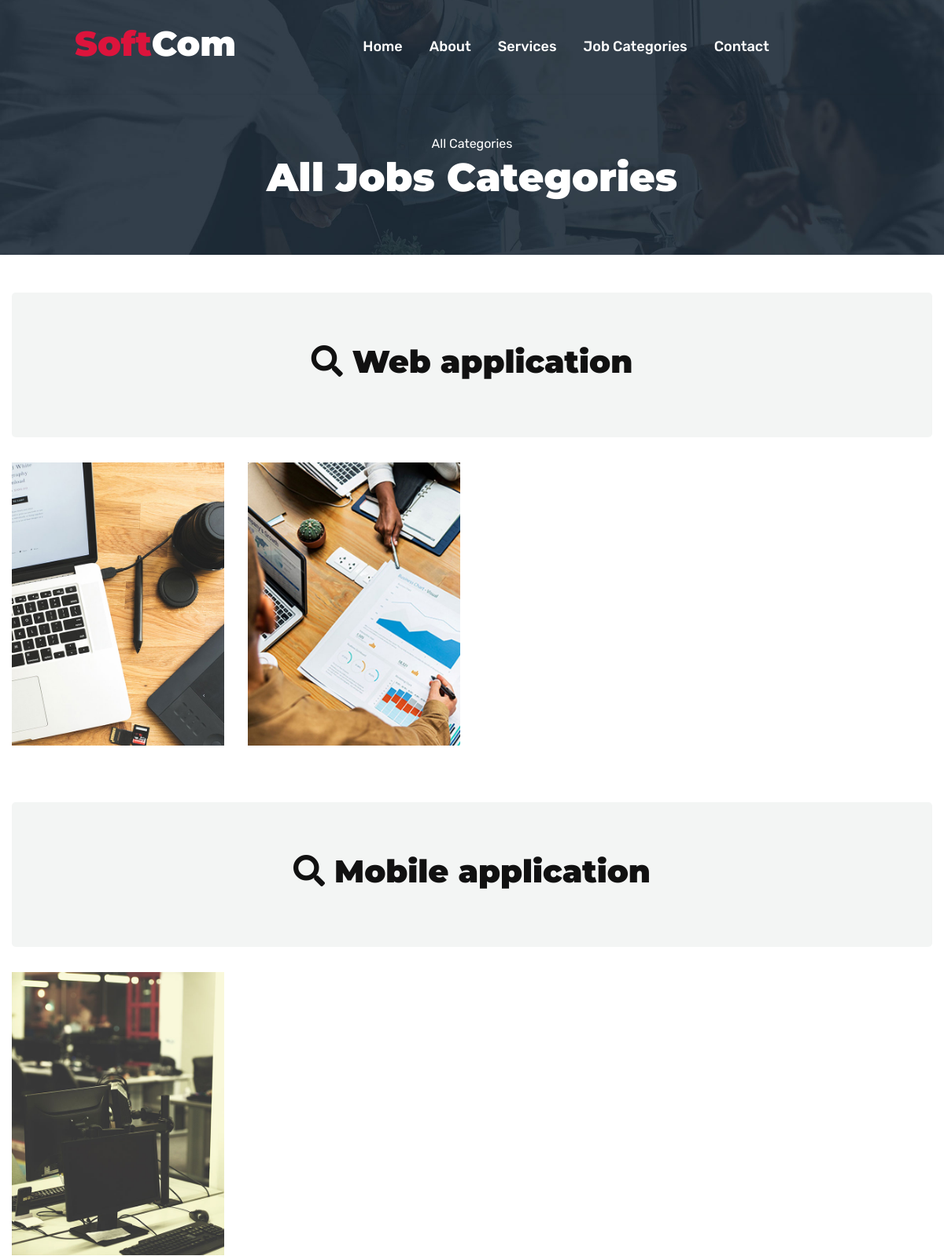
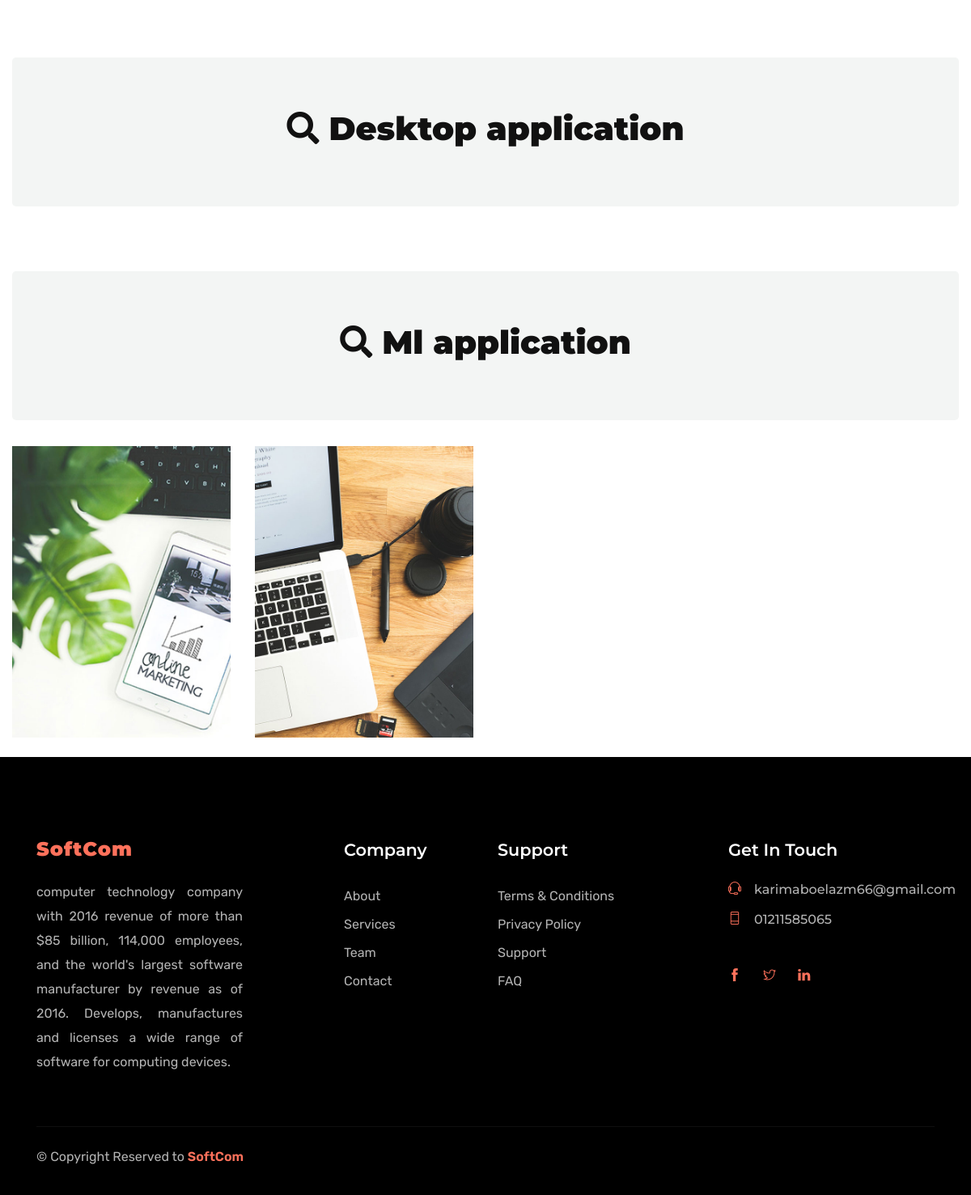
/all-categories/, run on the app's committed database (2 pictures, top to bottom).
### STARTUP/models.py (models this page shows, shortened)
class Job_Categories(models.Model):
    category    = models.CharField(max_length=200)
    def __str__(self):
        return self.category.capitalize()

class Projects_had_done(models.Model):
    category    = models.ForeignKey(Job_Categories,on_delete=models.CASCADE)
    title       = models.CharField(max_length=255)
    details     = models.TextField()
    image       = models.ImageField(upload_to='pro_had_finished/')
    slug        = models.SlugField(null=True,blank=True)
    client      = models.CharField(max_length=225)
    start_date  = models.DateTimeField(null=True, blank=True)
    end_date    = models.DateTimeField(null=True, blank=True)
    project_url = models.URLField(null=True, blank=True)

class Company(models.Model):
    title       = models.CharField(max_length=200)
    description = models.TextField()
    country     = models.CharField(max_length=100)
    privacy     = models.CharField(max_length=100)
    city        = models.CharField(max_length=100)
    phone_No    = models.CharField(max_length=15)
    email       = models.EmailField()
    fb_link     = models.URLField(blank=True)
    tw_link     = models.URLField(blank=True)
    ln_link     = models.URLField(blank=True)
    define_video= models.FileField(upload_to='videos/', blank=True ,null=True,
                                    validators=[FileExtensionValidator(allowed_extensions=['MOV','avi','mp4','webm','mkv'])])
    def __str__(self):
        return self.title

### STARTUP/views.py (the view)
# urls.py: path('all-categories/', CategoryView.as_view(), name='category'),
class CategoryView(TemplateView):
    template_name = 'category_pages/category.html'
    def get_context_data(self, **kwargs):
        context = super().get_context_data(**kwargs)
        context["com"] = Company.objects.latest('pk')
        context["categories"] = Job_Categories.objects.all()
        context["bg"] = Site_bg_Images.objects.latest('pk')
        return context

### STARTUP/templates/category_pages/category.html (shortened to what this page needs)
{% extends 'base2.html' %}
{% load static %}
{% block header2_content %}
<span class="text-white">All Categories</span>
<h1 class="text-capitalize mb-5 text-lg">All Jobs Categories</h1>
{% endblock header2_content %}
{% block content2 %}
{% for cat in categories  %}
<div class="container-fluid mt-5">
    <div class="jumbotron">
        <h1 class="text-center"><i class="fa fa-search" aria-hidden="true"></i> {{cat}}</h1>
    </div>
    {% if cat.projects_had_done.all|length|divisibleby:"4" %}
    <div class="row flex ">
        {% for pro in cat.projects_had_done_set.all %}
        <div class="col-lg-3 col-md-6">
            <div class="portflio-item position-relative mb-4">
                <a class="thumbnail" href="{% url 'startup:project_done_details' pro.slug %}">
                    <img src="{{pro.image.url}}" alt="" class="img-fluid w-100">
                </a>
            </div>
        </div>
        {% endfor %}
    </div>
    {% endif %}
</div>
{% endfor %}
{% endblock content2 %}

### templates/base2.html (shortened to what this page needs)
{% load static%}
<!DOCTYPE html>
<html lang="en">
	<head>
		{% include "snippets/head.html" %}
	</head>
	<body>
        {% include "snippets/navbar_secondary.html" %}
        <section class="page-title bg-1">
            <div class="container">
              <div class="row">
                <div class="col-md-12">
                  <div class="block text-center">
                    {% block header2_content %}
                    {% endblock header2_content %}
                  </div>
                </div>
              </div>
            </div>
          </section>
		{% block content2 %}
		{% endblock content2 %}
		{% include "snippets/footer.html" %}
	</body>
</html>

### templates/snippets/head.html (shortened to what this page needs)
{% load static %}
  <link rel="stylesheet" href="{% static '' %}plugins/bootstrap/css/bootstrap.min.css">
  <link rel="stylesheet" href="{% static '' %}plugins/themify/css/themify-icons.css">
  <link rel="stylesheet" href="{% static '' %}plugins/fontawesome/css/all.css">
  <link rel="stylesheet" href="{% static '' %}plugins/magnific-popup/dist/magnific-popup.css">
  <link rel="stylesheet" href="{% static '' %}plugins/animate-css/animate.css">
  <link rel="stylesheet" href="{% static '' %}plugins/slick-carousel/slick/slick.css">
  <link rel="stylesheet" href="{% static '' %}plugins/slick-carousel/slick/slick-theme.css">
  <link rel="stylesheet" href="{% static '' %}css/style.css">

### templates/snippets/navbar_secondary.html (shortened to what this page needs)
{% load static %}
<nav class="navbar navbar-expand-lg  py-4 navigation header-padding nav-text-white" id="navbar">
	<div class="container-fluid">
		<a class="navbar-brand" href="index.html">
		<h2><span style="color:crimson">Soft</span><span style="color: white">Com</span></h2>
		</a>
		<div class="collapse navbar-collapse text-center" id="navbarsExample09">
		<ul class="navbar-nav m-auto">
			<li class="nav-item active">
			<a class="nav-link" href="/">Home <span class="sr-only">(current)</span></a>
			</li>
			<li class="nav-item"><a class="nav-link" href="{% url 'startup:about' %}">About</a></li>
			<li class="nav-item"><a class="nav-link" href="{% url 'startup:services' %}">Services</a></li>
			<li class="nav-item "><a class="nav-link" href="{% url 'startup:category' %}">Job Categories</a></li>
			<li class="nav-item"><a class="nav-link" href="{% url 'startup:contact' %}">Contact</a></li>
		</ul>
		</div>
	</div>
</nav>

### templates/snippets/footer.html
{% load static %}
<footer class="footer section">
	<div class="container">
		<div class="row">
			<div class="col-lg-3 mr-auto col-sm-6">
				<div class="widget mb-5 mb-lg-0">
					<div class="logo mb-4">
						<h3 style="color: #FF715B">{{com.title}}</h3>
					</div>
					<p style="text-align:justify;">{{com.description}}</p>
				</div>
			</div>
			<div class="col-lg-2 col-md-6 col-sm-6">
				<div class="widget mb-5 mb-lg-0">
					<h4 class="text-capitalize mb-4">Company</h4>
					<ul class="list-unstyled footer-menu lh-35">
						<li><a href="{% url 'startup:about' %}">About</a></li>
						<li><a href="{% url 'startup:services' %}">Services</a></li>
						<li><a href="#">Team</a></li>
						<li><a href="{% url 'startup:contact' %}">Contact</a></li>
					</ul>
				</div>
			</div>
			<div class="col-lg-3 col-md-6 col-sm-6">
				<div class="widget mb-5 mb-lg-0">
					<h4 class="text-capitalize mb-4">Support</h4>
					<ul class="list-unstyled footer-menu lh-35">
						<li><a href="#">Terms & Conditions</a></li>
						<li><a href="#">Privacy Policy</a></li>
						<li><a href="#">Support</a></li>
						<li><a href="#">FAQ</a></li>
					</ul>
				</div>
			</div>
			<div class="col-lg-3 col-md-6 col-sm-6">
				<div class="widget widget-contact mb-5 mb-lg-0">
					<h4 class="text-capitalize mb-4">Get in Touch</h4>
					<h6><a href="tel:{{com.phone_No}}" > <i class="ti-headphone-alt mr-3"></i>{{com.email}}</a></h6>
					<h6><a href="mailto:{{com.email}}" > <i class="ti-mobile mr-3"></i>{{com.phone_No}}</a></h6>
					<ul class="list-inline footer-socials mt-5">
						<li class="list-inline-item"><a href="{{com.fb_link}}" target="_blank"><i class="ti-facebook mr-2" style="color: #FF715B"></i></a></li>
						<li class="list-inline-item"><a href="{{com.tw_link}}" target="_blank"><i class="ti-twitter mr-2" style="color: #FF715B"></i></a></li>
						<li class="list-inline-item"><a href="{{com.ln_link}}" target="_blank"><i class="ti-linkedin mr-2 " style="color: #FF715B"></i></a></li>
					</ul>
				</div>
			</div>
		</div>
		<div class="footer-btm py-4 mt-5">
			<div class="row">
				<div class="col-lg-6">
					<div class="copyright">
						&copy; Copyright Reserved to <a class="text-color" style="color: #FF715B" href="/">{{com}}</a>
					</div>
				</div>
			</div>
		</div>
	</div>
</footer>

### templates/snippets/scripts.html (shortened to what this page needs)
{% load static %}

### static/css/style.css (style rules this page uses)
html { overflow-x: hidden; }
body { line-height: 1.6; font-family: "Rubik", sans-serif; -webkit-font-smoothing: antialiased; font-size: 16px; color: #6F8BA4; font-weight: 400; }
h1, .h1, h2, .h2, h3, .h3, h4, .h4, h5, .h5, h6, .h6 { font-family: "Montserrat", sans-serif; font-weight: 900; color: #111; }
h1, .h1 { font-size: 2.5rem; }
h2, .h2 { font-size: 44px; }
h3, .h3 { font-size: 1.5rem; }
h4, .h4 { font-size: 1.3rem; line-height: 30px; }
h6, .h6 { font-size: 1rem; }
p { line-height: 30px; }
.section { padding: 100px 0; }
.text-lg { font-size: 3.75rem; }
a { color: #111; text-decoration: none; }
.page-title { padding: 170px 0px 20px 0px; position: relative; }
.page-title .block h1 { color: #fff; }
.header-padding { padding: 0px 80px; }
.navigation { position: absolute; top: 0px; left: 0px; width: 100%; z-index: 99999; }
#navbar { box-shadow: 0 1px 2px rgba(0, 0, 0, 0.05); }
#navbar .nav-link { padding-left: 26px; font-weight: 500; color: #111; font-family: "Rubik", sans-serif; text-transform: capitalize; font-size: 18px; transition: all 0.25s ease; }
#navbar.nav-text-white .nav-link { color: #fff; }
#navbar.nav-text-white .navbar-brand { color: #fff; }
.navbar-brand { font-weight: 600; }
.text-color { color: #FF715B; }
.text-lg { font-size: 50px; }
.portflio-item:before { content: " "; display: block; left: 0; height: 100%; width: 0%; position: absolute; transition: all 0.25s cubic-bezier(0.86, 0, 0.07, 1); background: rgba(255, 113, 91, 0.98); opacity: 0; overflow: hidden; }
.footer { padding-bottom: 10px; background: #000; }
.footer .copyright a { font-weight: 600; }
.lh-35 { line-height: 35px; }
.logo { font-weight: 600; letter-spacing: 1px; }
.logo h3 { color: #fff; }
.widget h4 { color: #fff; font-weight: 600; }
.widget a { color: rgba(255, 255, 255, 0.7); }
.widget p { color: rgba(255, 255, 255, 0.7); }
.footer-btm { border-top: 1px solid rgba(255, 255, 255, 0.06); }
.footer-socials li a { margin-right: 7px; }
.copyright { color: rgba(255, 255, 255, 0.7); }
.copyright a { color: rgba(255, 255, 255, 0.8); }
.widget-contact h6 { font-weight: 500; margin-bottom: 18px; }
.widget-contact h6 i { color: #FF715B; }

### STARTUP/templates/category_pages/category.html (style rules this page uses)
.jumbotron { color: #284738; background: #dce2df59; }
.flex { display: flex; flex-wrap: wrap; }

### data on the page
Job_Categories: category "Web application"
Projects_had_done: image (picture)
Projects_had_done: image (picture)
Job_Categories: category "Mobile application"
Projects_had_done: image (picture)
Job_Categories: category "Desktop application"
Job_Categories: category "Ml application"
Projects_had_done: image (picture)
Projects_had_done: image (picture)
Company: title "SoftCom", description "computer technology company with 2016 revenue of more than $85 billion, 114,000 employees, and the world's largest software manufacturer by revenue as of 2016. Develops, manufactures and licenses a wide range of software for computing devices.", email "karimaboelazm66@gmail.com", phone_No "01211585065"
